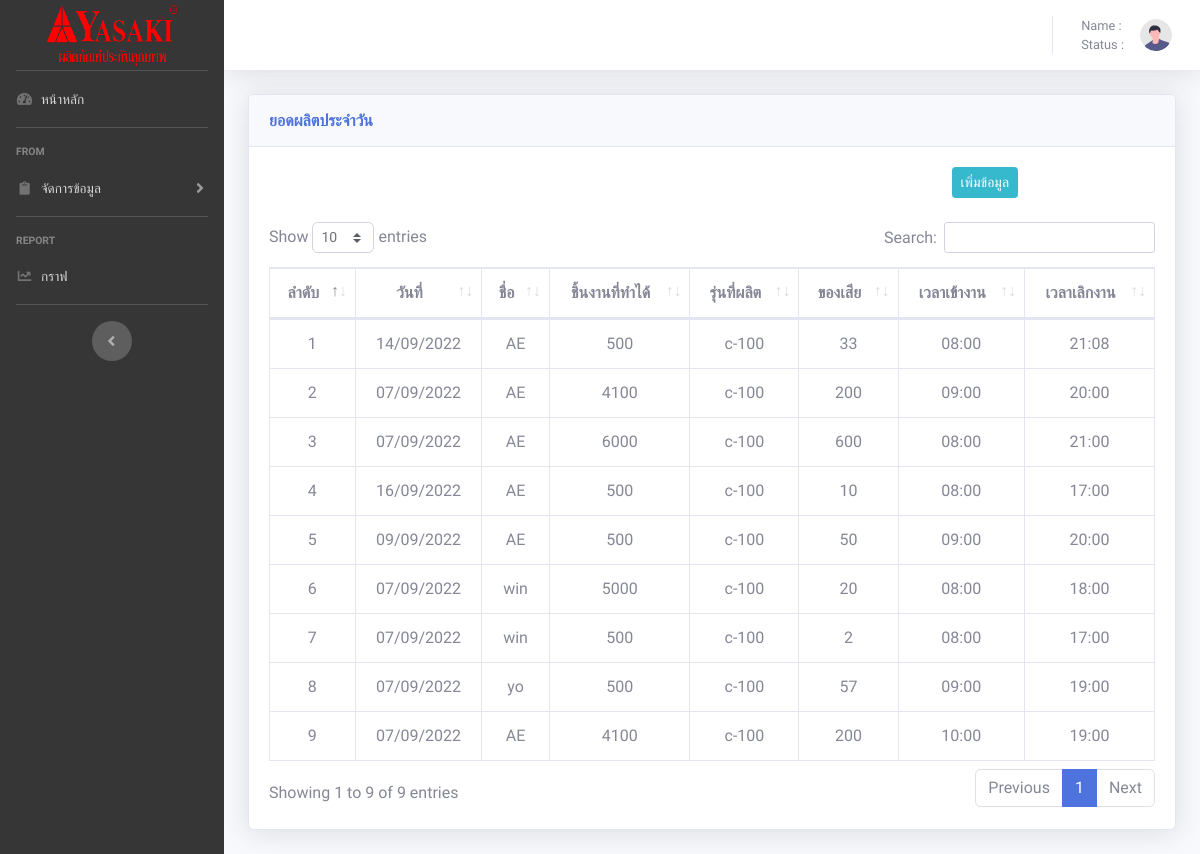
Page /tables.php on the earlier database version.
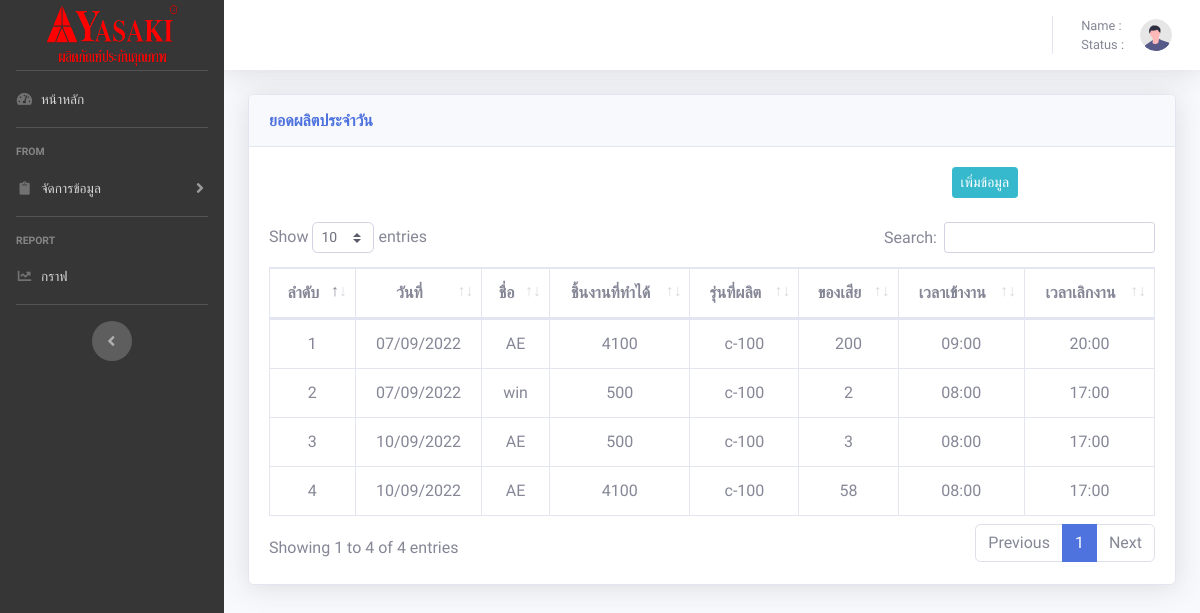
Same page on the later database version.
### tables this page shows
CREATE TABLE `employee` (
  `E_id` int(20) NOT NULL,
  `EName` varchar(20) NOT NULL,
  `Nmac` varchar(50) NOT NULL,
  `Econ` int(20) NOT NULL,
  `Epro` varchar(20) NOT NULL,
  `Edel` int(11) NOT NULL,
  `Etime` varchar(20) NOT NULL,
  `Etimet` varchar(20) NOT NULL,
  `DATE` date NOT NULL
);

### tables.php (the view, shortened to what this page needs)
<!DOCTYPE html>
<html lang="en">
<head>
    <link href="vendor/fontawesome-free/css/all.min.css" rel="stylesheet" type="text/css">
    <link href="css/sb-admin-2.min.css" rel="stylesheet">
    <link href="vendor/datatables/dataTables.bootstrap4.min.css" rel="stylesheet">
</head>
<body id="page-top" style="font-family: 'Pridi', serif;">
    <div id="wrapper">
        <ul class="navbar-nav  sidebar sidebar-dark accordion" style="background-color: rgb(54 54 54);" id="accordionSidebar">
            <a class="sidebar-brand d-flex align-items-center justify-content-center" href="home.php">
                <div class="">
                    <img src="img/logo.png" height="65px" width="140px">
                </div>
            </a>
            <hr class="sidebar-divider my-0">
            <li class="nav-item">
                <a class="nav-link" href="home.php">
                    <i class="fas fa-fw fa-tachometer-alt"></i>
                    <span>หน้าหลัก</span></a>
            </li>
            <hr class="sidebar-divider">
            <div class="sidebar-heading">
                From
            </div>
            <li class="nav-item">
                <a class="nav-link collapsed" href="#" data-toggle="collapse" data-target="#collapseTwo" aria-expanded="true" aria-controls="collapseTwo">
                    <i class="fas fa-fw fa-clipboard"></i>
                    <span>จัดการข้อมูล</span>
                </a>
            </li>
            <hr class="sidebar-divider">
            <div class="sidebar-heading">
                Report
            </div>
            <li class="nav-item">
                <a class="nav-link" href="charts.php">
                    <i class="fas fa-fw fa-chart-line"></i>
                    <span>กราฟ</span></a>
            </li>
            <hr class="sidebar-divider d-none d-md-block">
            <div class="text-center d-none d-md-inline">
                <button class="rounded-circle border-0" id="sidebarToggle"></button>
            </div>
        </ul>
        <div id="content-wrapper" class="d-flex flex-column">
            <div id="content">
                <nav class="navbar navbar-expand navbar-light bg-white topbar mb-4 static-top shadow">
                    <ul class="navbar-nav ml-auto">
                        <li class="nav-item dropdown no-arrow">
                            <a class="nav-link dropdown-toggle" href="#" id="userDropdown" role="button" data-toggle="dropdown" aria-haspopup="true" aria-expanded="false">
                                <span class="mr-2 d-none d-lg-inline text-gray-600 small">Name : <?php echo $_SESSION["user"] ?> <br>Status : <?php echo $_SESSION["status"] ?> </span>
                                <img class="img-profile rounded-circle" src="img/undraw_profile.svg">
                            </a>
                        </li>
                    </ul>
                </nav>
                <div class="container-fluid">
                    <div class="card shadow mb-4">
                        <div class="card-header py-3">
                            <h6 class="m-0 font-weight-bold text-primary">ยอดผลิตประจำวัน</h6>
                        </div>
                        <div class="card-body">
                            <div class="row mb-4">
                                <div class="col-6"></div>
                                <div class="col-6">
                                    <div class="row">
                                        <div class="col-6"></div>
                                        <div class="col-6 col order-last"><a href="addtables.php"><button type="button" class="btn-info btn-sm btn ">เพิ่มข้อมูล</button></a></div>
                                    </div>
                                </div>
                            </div>
                            <div class="table-responsive">
                                <table class="table table-bordered text-center" id="dataTable" width="100%" cellspacing="0">
                                    <thead>
                                        <tr>
                                            <th>ลำดับ</th>
                                            <th>วันที่</th>
                                            <th>ชื่อ</th>
                                            <th>ชิ้นงานที่ทำได้</th>
                                            <th>รุ่นที่ผลิต</th>
                                            <th>ของเสีย</th>
                                            <th>เวลาเข้างาน</th>
                                            <th>เวลาเลิกงาน</th>
                                        </tr>
                                    </thead>
                                    <?php
                                    require('config.php');
                                    mysqli_query($conn, 'SET NAMES UTF8');
                                    $sql = "SELECT * FROM employee ";
                                    $query = mysqli_query($conn, $sql);
                                    $n1 = 0;
                                    while ($value = mysqli_fetch_array($query)) {
                                        $d = date_create($value['DATE']);
                                        $d1 = date_format($d, "d/m/Y");
                                        $n1++;
                                        echo '<tr>
                    <td>' . $n1 . '</td>
                    <td>' . $d1 . '</td>
                    <td>' . $value['EName'] . '</td>
                    <td>' . $value['Econ'] . '</td>
                    <td>' . $value['Epro'] . '</td>
                    <td>' . $value['Edel'] . '</td>
                    <td>' . $value['Etime'] . '</td>
                    <td>' . $value['Etimet'] . '</td>
                </tr>';
                                    }
                                    ?>
                                </table>
                            </div>
                        </div>
                    </div>
                </div>
            </div>
        </div>
    </div>
</body>
</html>

Differences in the rows shown:
removed employee: DATE "14/09/2022", EName "AE", Econ "500", Epro "c-100", Edel "33", Etime "08:00", Etimet "21:08"
removed employee: DATE "07/09/2022", EName "AE", Econ "6000", Epro "c-100", Edel "600", Etime "08:00", Etimet "21:00"
removed employee: DATE "16/09/2022", EName "AE", Econ "500", Epro "c-100", Edel "10", Etime "08:00", Etimet "17:00"
removed employee: DATE "09/09/2022", EName "AE", Econ "500", Epro "c-100", Edel "50", Etime "09:00", Etimet "20:00"
removed employee: DATE "07/09/2022", EName "win", Econ "5000", Epro "c-100", Edel "20", Etime "08:00", Etimet "18:00"
removed employee: DATE "07/09/2022", EName "yo", Econ "500", Epro "c-100", Edel "57", Etime "09:00", Etimet "19:00"
removed employee: DATE "07/09/2022", EName "AE", Econ "4100", Epro "c-100", Edel "200", Etime "10:00", Etimet "19:00"
added employee: DATE "10/09/2022", EName "AE", Econ "500", Epro "c-100", Edel "3", Etime "08:00", Etimet "17:00"
added employee: DATE "10/09/2022", EName "AE", Econ "4100", Epro "c-100", Edel "58", Etime "08:00", Etimet "17:00"
Other differences:
text written by a page script: "Show entries Search: Showing 1 to 9 of 9 entries Previous 1 Next" → "Show entries Search: Showing 1 to 4 of 4 entries Previous 1 Next"
